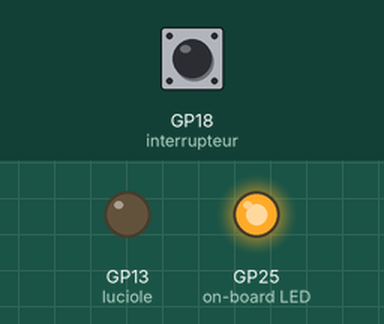
Simulated run of this program. Board: Raspberry Pi Pico running MicroPython. Shown: output pins drawn as LEDs (lit = HIGH). The test bench sets the inputs (shaded band); at power-on: GP18 (interrupteur) HIGH.

Above: at 0.1 s.
At 2.2 s:
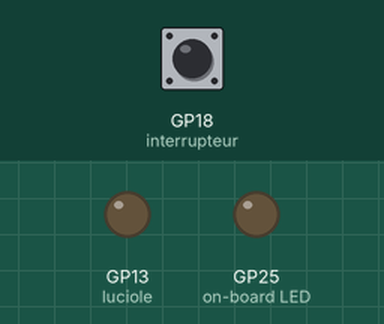
2.3 s: GP18 (interrupteur) pulled LOW for 3.2 s
At 2.7 s:
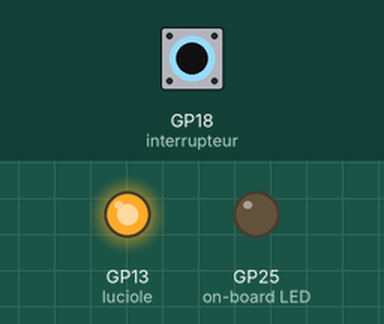
Timing chart, 0 to 7.1 s (numbered marks = the images above; inputs shaded):
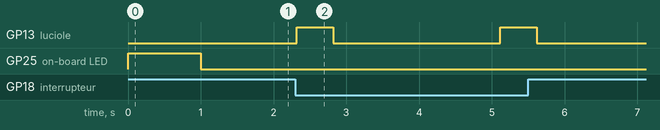

Measured:
- after the input at 2.3 s, GP13 (luciole): alternates HIGH for 0.50 s and LOW for 2.3 s, 4 changes in all, then stays LOW, starting at once

The program:

led_firefly_complete.py
```python
from picozero import pico_led, LED, Switch
from time import sleep

# Allumer et éteindre la LED sur la carte Pico
pico_led.on()
sleep(1)
pico_led.off()

luciole = LED(13) # Utiliser GP13
interrupteur = Switch(18) # Utiliser GP18

while True:
    if interrupteur.is_closed: # L'interrupteur est connecté
        luciole.on()
        sleep(0.5)
        luciole.off()
        sleep(2.3)
    else: # L'interrupteur n'est pas connecté
        luciole.off()
        sleep(0.1)
```
